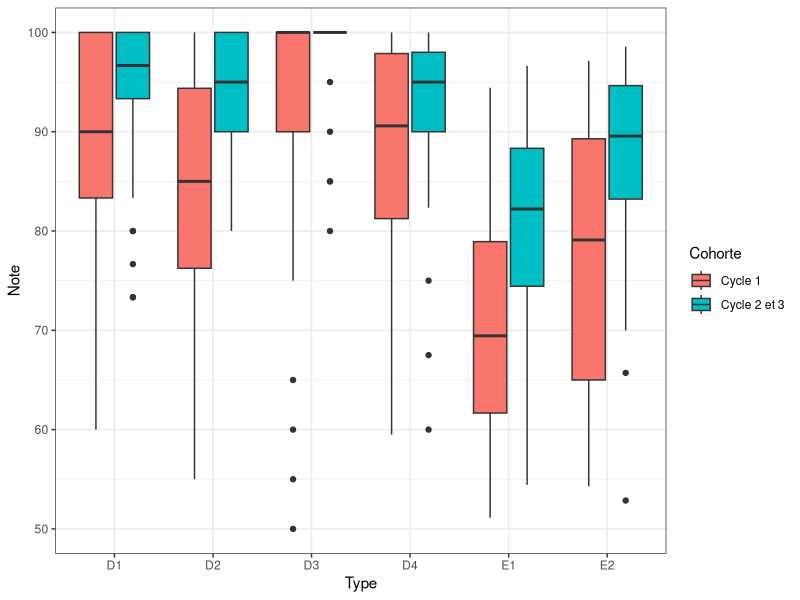
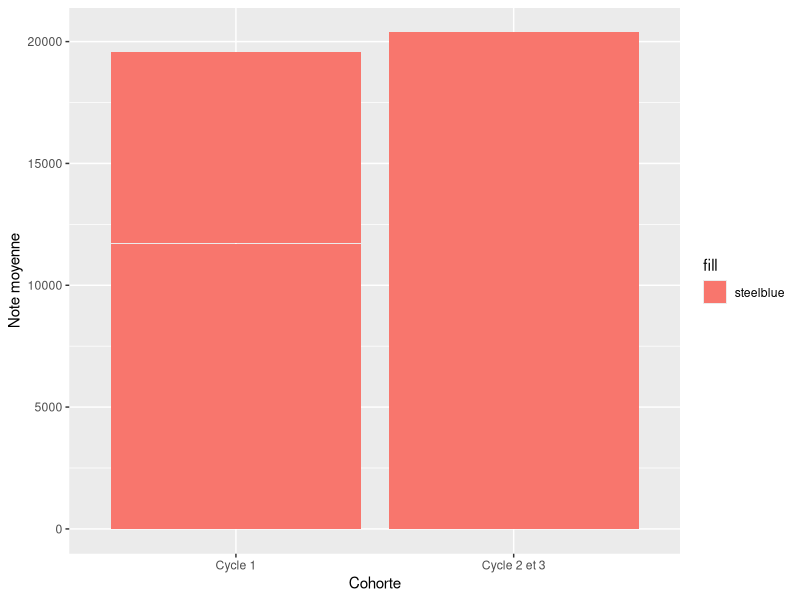
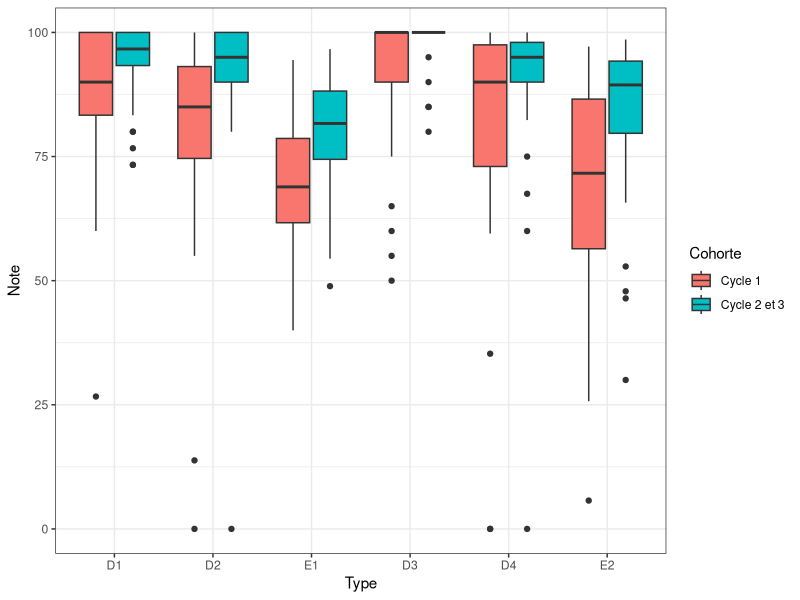
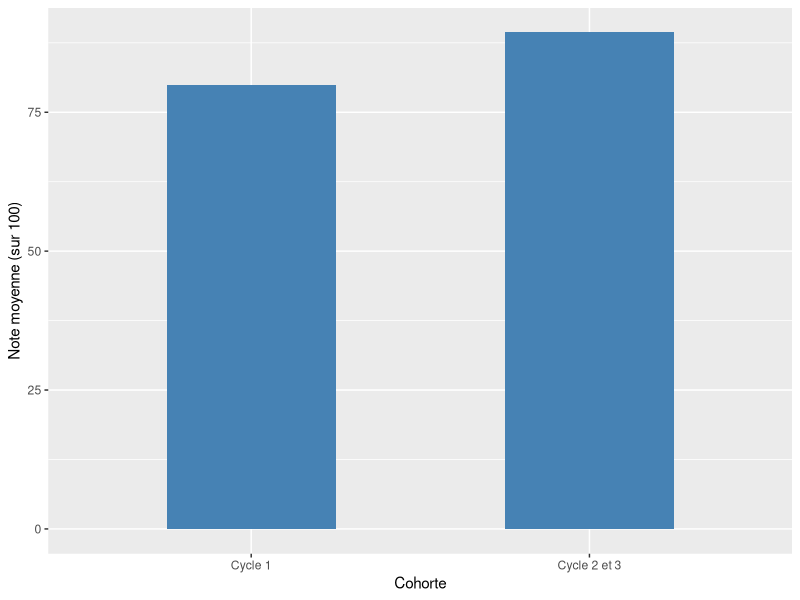
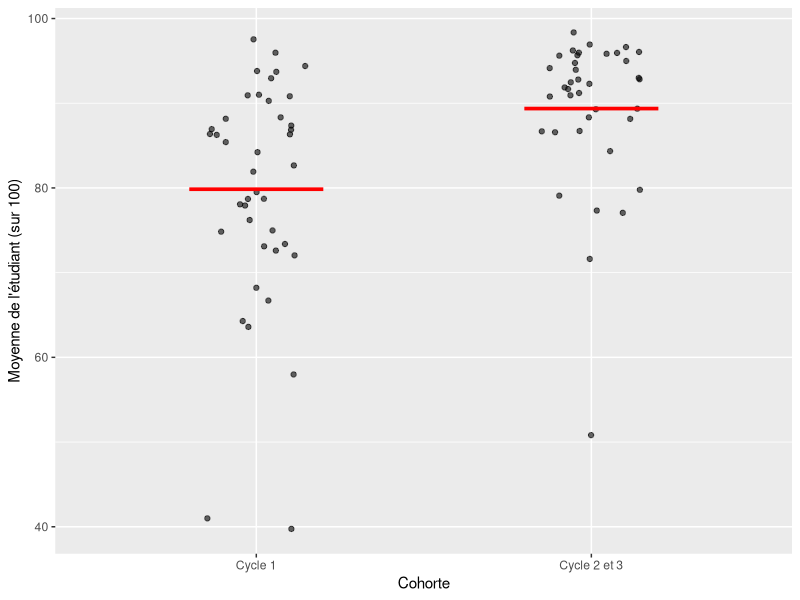

Write R code to recreate these figures, in order.
## ---- chunk 1
#| include: false
Sys.setenv(LANGUAGE = "en")
suppressPackageStartupMessages(library(tidyverse))
knitr::opts_chunk$set(fig.width = 8, fig.height = 4, out.width = "85%", dpi = 110)
## ---- chunk 2
#| include: false
# copie locale de /home/public/tidyverse/grades.tsv
notes <- read_tsv("data/grades.tsv", show_col_types = FALSE)
notes_long <- notes |>
  pivot_longer(D1:E2, names_to = "Type", values_to = "Note")
## ---- chunk 3
#| warning: true
ggplot(notes_long, aes(x = Type, y = Note, fill = Cohorte)) +
  geom_boxplot() +
  scale_y_continuous(limits = c(50, 100)) +
  theme_bw()

ggplot(notes_long, aes(x = Cohorte, y = Note, fill = "steelblue")) +
  geom_col() +
  labs(y = "Note moyenne")
## ---- chunk 4
notes_long |> summarise(sous_50 = sum(Note < 50, na.rm = TRUE), manquantes = sum(is.na(Note)))
notes_long |>
  summarise(mediane = median(Note, na.rm = TRUE),
            mediane_sup50 = median(Note[Note >= 50], na.rm = TRUE), .by = Type)
## ---- chunk 5
notes_long |>
  summarise(somme = sum(Note, na.rm = TRUE), moyenne = mean(Note, na.rm = TRUE), n = n(), .by = Cohorte)
## ---- chunk 6
library(tidyverse)

notes_long <- notes |>
  pivot_longer(D1:E2, names_to = "Type", values_to = "Note") |>
  # Correction 2 : l'ordre du trimestre (sinon alphabétique : D1, D2, D3, D4, E1, E2)
  mutate(Type = fct_inorder(Type))

# 1. Distribution des notes par évaluation et par cohorte
ggplot(notes_long, aes(x = Type, y = Note, fill = Cohorte)) +
  geom_boxplot() +
  # Correction 1 : limits retirait les notes < 50 avant le calcul ; on fixe l'axe sans rien retirer
  coord_cartesian(ylim = c(0, 100)) +
  theme_bw()

# 2. Note moyenne par cohorte
moyennes <- notes_long |>
  # Correction 3 : calculer la moyenne d'abord (geom_col() additionnait les ~240 notes de chaque cohorte)
  summarise(moyenne = mean(Note, na.rm = TRUE), .by = Cohorte)

ggplot(moyennes, aes(x = Cohorte, y = moyenne)) +
  # Correction 4 : couleur fixe hors de aes() (dans aes(), "steelblue" était une donnée)
  geom_col(fill = "steelblue", width = 0.5) +
  labs(y = "Note moyenne (sur 100)")
## ---- chunk 7
moyennes_etu <- notes_long |>
  summarise(moyenne = mean(Note, na.rm = TRUE), .by = c(ID_etu, Cohorte))

ggplot(moyennes_etu, aes(x = Cohorte, y = moyenne)) +
  geom_jitter(width = 0.15, alpha = 0.6) +
  stat_summary(fun = mean, geom = "crossbar", width = 0.4, color = "red") +
  labs(y = "Moyenne de l'étudiant (sur 100)")
